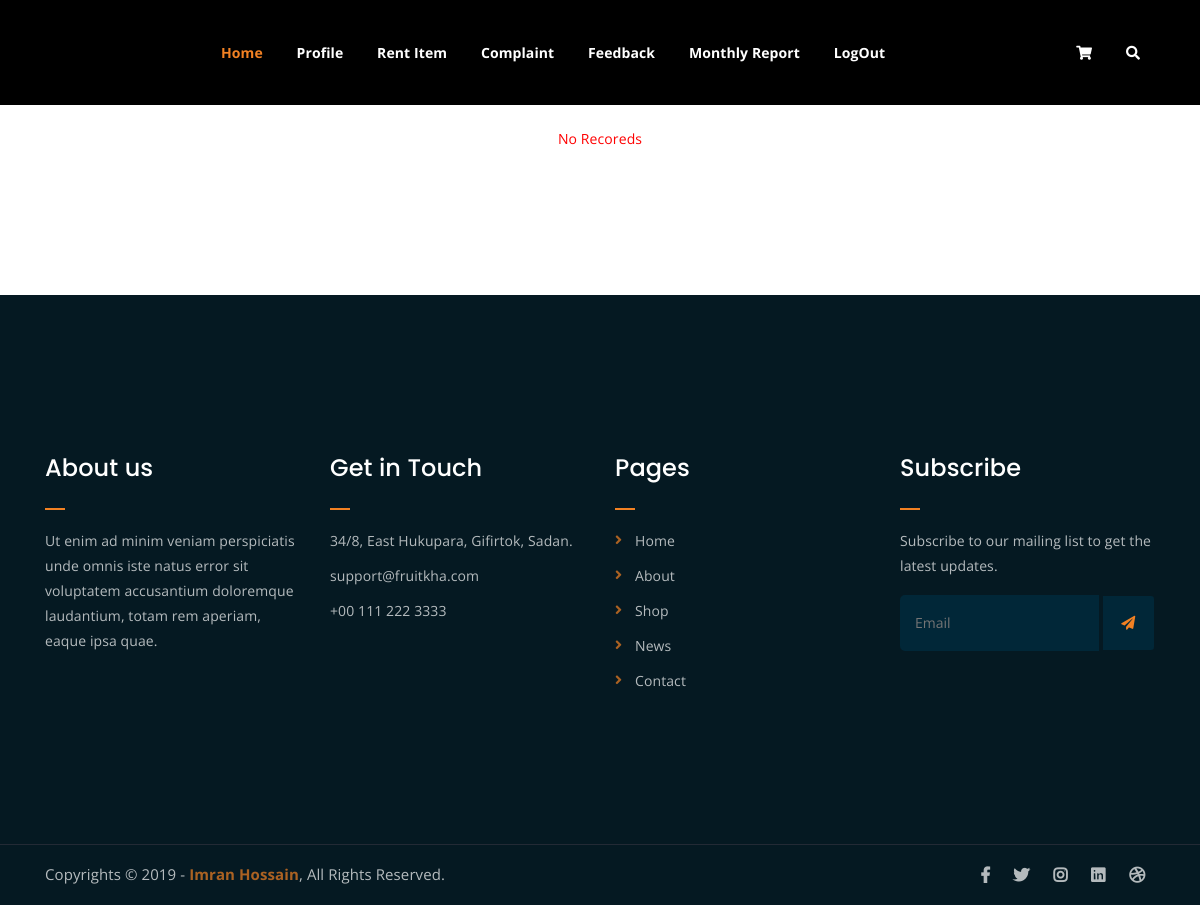
Before: /Seller/monthlyreport/ (signed in) with the older database file.
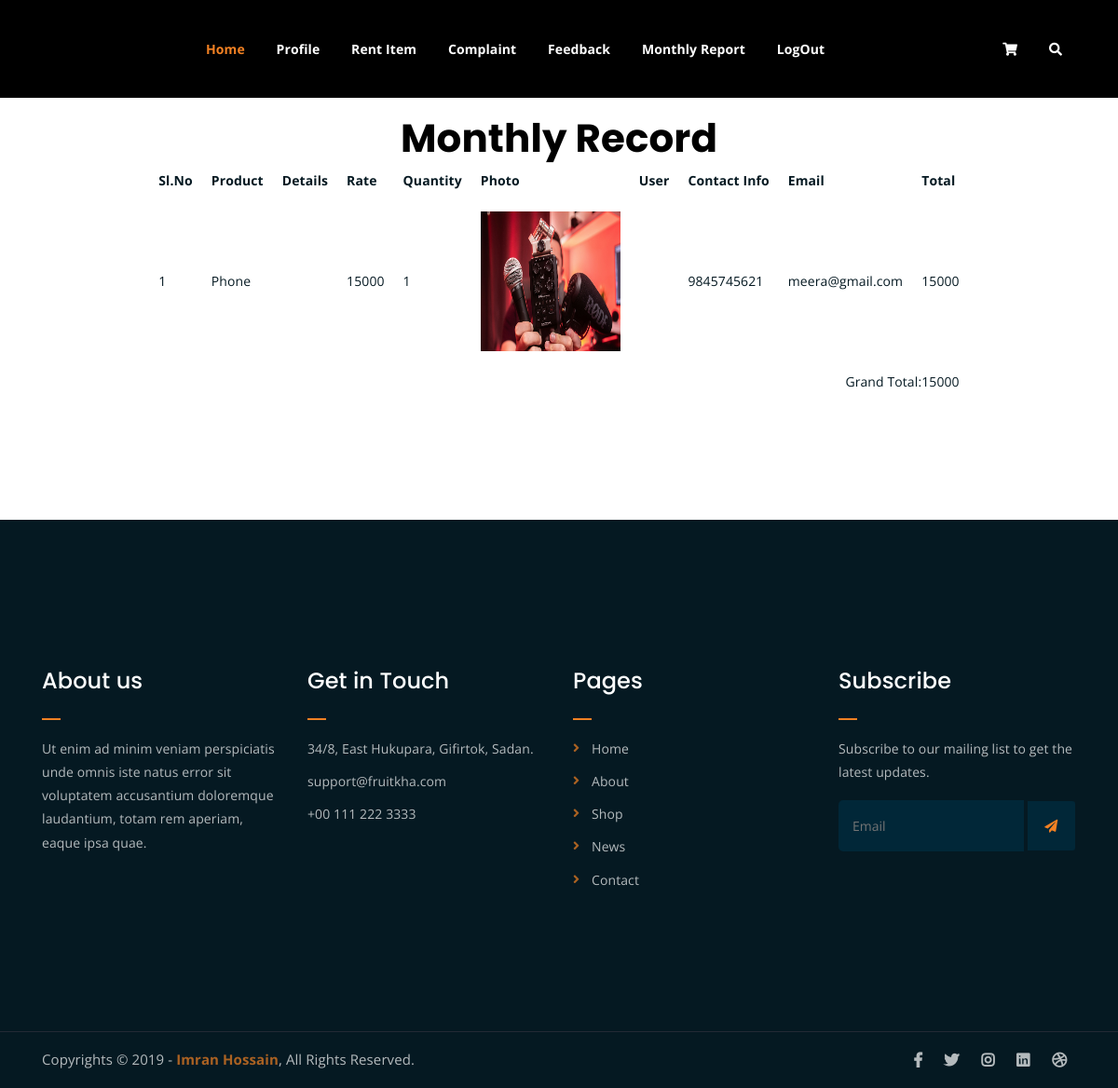
After: the same page with the newer database file.
### User/models.py (models this page shows)
class tbl_cart(models.Model):
    qty=models.IntegerField(default=1)
    cstatus=models.IntegerField(default=0)
    product=models.ForeignKey(tbl_rentitem,on_delete=models.CASCADE)
    booking=models.ForeignKey(tbl_booking,on_delete=models.CASCADE)

class tbl_booking(models.Model):
    status=models.IntegerField(default=0)
    date=models.DateField(auto_now_add=True)
    user=models.ForeignKey(tbl_newuser,on_delete=models.CASCADE)

### Seller/models.py (models this page shows)
class tbl_rentitem(models.Model):
    name=models.CharField(max_length=50)
    code=models.CharField(max_length=50)
    image=models.FileField(upload_to='Userdocs/')
    description=models.TextField()
    rate=models.TextField()
    features=models.CharField(max_length=50)
    stock=models.IntegerField()
    category=models.ForeignKey(tbl_rentcategory,on_delete=models.CASCADE)
    seller=models.ForeignKey(tbl_newseller,on_delete=models.SET_NULL,null=True)
    offerstatus=models.CharField(max_length=50,default=0,null=True)

### Guest/models.py (models this page shows)
class tbl_newuser(models.Model):
    name=models.CharField(max_length=50)
    contact=models.IntegerField()
    email=models.EmailField(max_length=50)
    address=models.TextField()
    password=models.CharField(max_length=50)
    district=models.ForeignKey(tbl_district,on_delete=models.CASCADE)

### Seller/views.py (the view)
# urls.py: path('monthlyreport/',views.monthly_booking_report,name="monthlyreport"),
def monthly_booking_report(request):    # Get the current date
    current_date = datetime.now()
    slr=tbl_newseller.objects.get(id=request.session["sid"])
    total=0
    first_day_of_month = current_date.replace(day=1)
    last_day_of_month = first_day_of_month.replace(month=first_day_of_month.month + 1, day=1) - timedelta(days=1)
    data1=tbl_cart.objects.filter(booking__date__gte=first_day_of_month,booking__date__lte=last_day_of_month,product__seller=slr)
    for i in data1:
        if i.product.offerstatus=="Yes":
            total=total+(int(i.qty)*int(i.product.offerrate))
        else:
            total=total+(int(i.qty)*int(i.product.rate))
    return render(request,"Seller/MonthlyReport.html",{'data1':data1,'total':total})

### Seller/Templates/Seller/MonthlyReport.html
{% extends 'Seller/header.html' %}
{% load static %}
{% block content %}
{% load mathfilters %}
    {% if data1 %}
    <center><h2 style="color: black">Monthly Record</h2></center>
    <table border="0" align="center" cellpadding="10" class="tbl-product">
        <tr>
            <th>Sl.No</th>
            <th>Product</th>
            <th>Details</th>
            <th>Rate</th>
            <th>Quantity</th>
            <th>Photo</th>
            <th>User</th>
            <th>Contact Info</th>
            <th>Email</th>
            <th>Total</th>
        </tr>
        {% for i in data1 %}
        <tr>
            <td>{{forloop.counter}}</td>
            <td>{{i.product.name}}</td>
            <td>{{i.product.details}}</td>
            <td>
                {% if i.product.offerstatus == "Yes" %}
                {{i.product.offerrate}}
                {% else %}
                {{i.product.rate}}
            {% endif %}</td>
            <td>{{i.qty}}</td>
            <td><img src="{{i.product.image.url}}" alt="" width="150" height="150"></td>
            <td>{{i.booking.user.username}}</td>
            <td>{{i.booking.user.contact}}</td>
            <td>{{i.booking.user.email}}</td>
            <td class="text-right">
                {% if i.product.offerstatus == "Yes" %}
                {{ i.qty|mul:i.product.offerrate }}
                {% else %}
                {{ i.qty|mul:i.product.rate }}
                {% endif %}
                </td>
        </tr>
        {% endfor %}
        <tr>
            <td colspan="10" align="right">Grand Total:{{total}}</td>
        </tr>
    </table>
   {% else %}
   <p align="center" style="color: red;">No Recoreds</p>
    {% endif %}
{% endblock content %}

Changed rows visible on the page:
added tbl_cart: product.name "Phone", product.rate "15000", qty "1", product.image (picture), booking.user.contact "9845745621", booking.user.email "meera@gmail.com", qty|mul "15000"
Other visible differences:
{{ total }}: (not shown) → "15000"
text no longer shown: "No Recoreds"
text now shown: "Monthly Record Sl.No Product Details Rate Quantity Photo User Contact Info Email Total Grand Total:"
